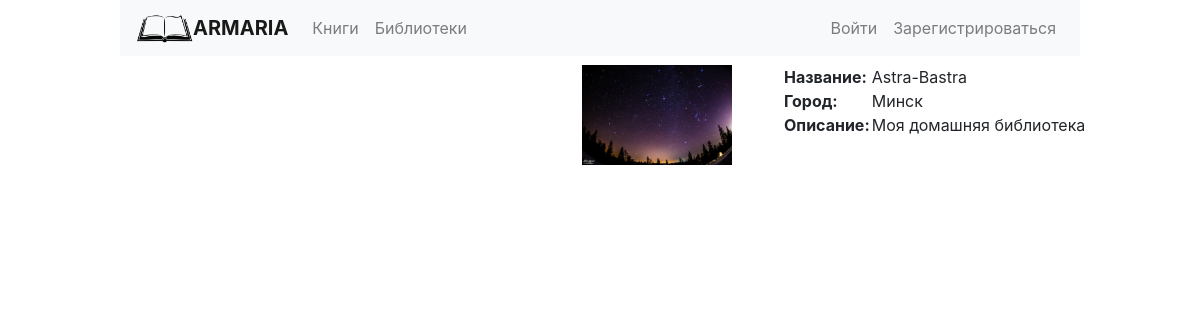
Page /libraries/1 on the committed database.
### homelib/models.py (models this page shows, shortened)
class Libraries(models.Model):
    library_name = models.CharField(max_length=50, db_index=True, verbose_name='Название библиотеки')
    library_image = models.ImageField(upload_to='library_images/', blank=True, verbose_name='Обложка библиотеки')
    library_description = models.CharField(max_length=300, verbose_name='Описание библиотеки', default=" ", blank=False)
    library_contacts = models.CharField(max_length=200, db_index=True, verbose_name='Контакты библиотеки')
    library_city = models.ForeignKey("Cities", on_delete=models.PROTECT, null=True, verbose_name='Город')
    class Meta:
        verbose_name = 'Домащняя библиотека'
        verbose_name_plural = 'Домашние библиотеки'
        ordering = ['library_name']

class Cities(models.Model):
    city_name = models.CharField(max_length=50,
                                  db_index=True,
                                  verbose_name='Город')
    def __str__(self):
        return self.city_name
    class Meta:
        verbose_name = 'Город'
        verbose_name_plural = 'Города'
        ordering = ['city_name']

### homelib/views.py (the view)
# urls.py: path('libraries/<int:id>', library, name='library'),
def library(request, id):
    library = Libraries.objects.get(id=id)
    context = {'library': library, 'title': "Домашняя библиотека"}
    return render(request, 'library.html', context)

### homelib/templates/library.html (shortened to what this page needs)
{% extends 'base.html' %}
{% block content %}
<div>
    <table>
        <tr>
            <td>
                {% if library.library_image %}
                    <img style="width: 150px; margin-right: 50px;" src="{{ library.library_image.url }}" alt="no comments">
                {% endif %}
            </td>
            <td valign="top">
                <b>
                    <div>Название:</div>
                    <div>Город:</div>
                    <div>Описание:</div>
                </b>
            </td>
            <td valign="top">
                <div>{{ library.library_name }}</div>
                <div>{{ library.library_city }}</div>
                <div style="max-width: 500px;">{{ library.library_description }}</div>
            </td>
        </tr>
    </table>
{% endblock %}

### rows in the picture
Libraries: library_image (picture), library_name "Astra-Bastra", library_city "Минск", library_description "Моя домашняя библиотека"
